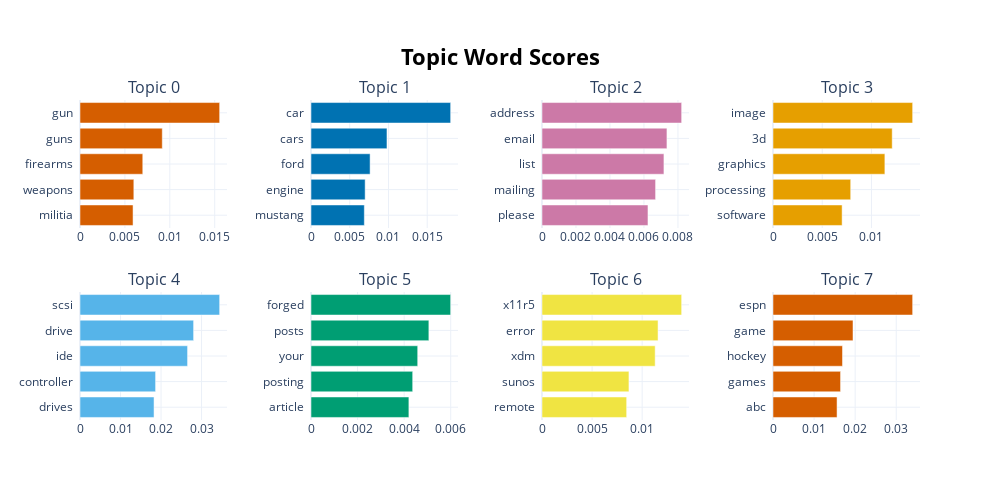

Notebook code for this chart:
### Code cell
%%time
topic_model.visualize_barchart()

### Figure 1 — Plotly figure (JSON) as saved in the notebook; plotly's stock layout.template omitted (floating-point values rounded to 4 significant figures)
{"data": [{"marker": {"color": "#D55E00"}, "orientation": "h", "type": "bar", "x": [0.005908, 0.005994, 0.006989, 0.009162, 0.01555], "xaxis": "x", "y": ["militia  ", "weapons  ", "firearms  ", "guns  ", "gun  "], "yaxis": "y"}, {"marker": {"color": "#0072B2"}, "orientation": "h", "type": "bar", "x": [0.006885, 0.006989, 0.007629, 0.009807, 0.01803], "xaxis": "x2", "y": ["mustang  ", "engine  ", "ford  ", "cars  ", "car  "], "yaxis": "y2"}, {"marker": {"color": "#CC79A7"}, "orientation": "h", "type": "bar", "x": [0.006235, 0.006683, 0.007175, 0.007351, 0.008217], "xaxis": "x3", "y": ["please  ", "mailing  ", "list  ", "email  ", "address  "], "yaxis": "y3"}, {"marker": {"color": "#E69F00"}, "orientation": "h", "type": "bar", "x": [0.007021, 0.007893, 0.01137, 0.01211, 0.01419], "xaxis": "x4", "y": ["software  ", "processing  ", "graphics  ", "3d  ", "image  "], "yaxis": "y4"}, {"marker": {"color": "#56B4E9"}, "orientation": "h", "type": "bar", "x": [0.01827, 0.01866, 0.02655, 0.02803, 0.03446], "xaxis": "x5", "y": ["drives  ", "controller  ", "ide  ", "drive  ", "scsi  "], "yaxis": "y5"}, {"marker": {"color": "#009E73"}, "orientation": "h", "type": "bar", "x": [0.004203, 0.004366, 0.004582, 0.005061, 0.005997], "xaxis": "x6", "y": ["article  ", "posting  ", "your  ", "posts  ", "forged  "], "yaxis": "y6"}, {"marker": {"color": "#F0E442"}, "orientation": "h", "type": "bar", "x": [0.008451, 0.008679, 0.0113, 0.01158, 0.01394], "xaxis": "x7", "y": ["remote  ", "sunos  ", "xdm  ", "error  ", "x11r5  "], "yaxis": "y7"}, {"marker": {"color": "#D55E00"}, "orientation": "h", "type": "bar", "x": [0.01559, 0.01645, 0.01692, 0.01948, 0.034], "xaxis": "x8", "y": ["abc  ", "games  ", "hockey  ", "game  ", "espn  "], "yaxis": "y8"}], "layout": {"annotations": [{"font": {"size": 16}, "showarrow": false, "text": "Topic 0", "x": 0.0875, "xanchor": "center", "xref": "paper", "y": 1, "yanchor": "bottom", "yref": "paper"}, {"font": {"size": 16}, "showarrow": false, "text": "Topic 1", "x": 0.3625, "xanchor": "center", "xref": "paper", "y": 1, "yanchor": "bottom", "yref": "paper"}, {"font": {"size": 16}, "showarrow": false, "text": "Topic 2", "x": 0.6375, "xanchor": "center", "xref": "paper", "y": 1, "yanchor": "bottom", "yref": "paper"}, {"font": {"size": 16}, "showarrow": false, "text": "Topic 3", "x": 0.9125, "xanchor": "center", "xref": "paper", "y": 1, "yanchor": "bottom", "yref": "paper"}, {"font": {"size": 16}, "showarrow": false, "text": "Topic 4", "x": 0.0875, "xanchor": "center", "xref": "paper", "y": 0.4, "yanchor": "bottom", "yref": "paper"}, {"font": {"size": 16}, "showarrow": false, "text": "Topic 5", "x": 0.3625, "xanchor": "center", "xref": "paper", "y": 0.4, "yanchor": "bottom", "yref": "paper"}, {"font": {"size": 16}, "showarrow": false, "text": "Topic 6", "x": 0.6375, "xanchor": "center", "xref": "paper", "y": 0.4, "yanchor": "bottom", "yref": "paper"}, {"font": {"size": 16}, "showarrow": false, "text": "Topic 7", "x": 0.9125, "xanchor": "center", "xref": "paper", "y": 0.4, "yanchor": "bottom", "yref": "paper"}], "height": 500, "hoverlabel": {"bgcolor": "white", "font": {"family": "Rockwell", "size": 16}}, "showlegend": false, "title": {"font": {"color": "Black", "size": 22}, "text": "<b>Topic Word Scores", "x": 0.5, "xanchor": "center", "yanchor": "top"}, "width": 1000, "xaxis": {"anchor": "y", "autorange": true, "domain": [0, 0.175], "range": [0, 0.01637], "showgrid": true, "type": "linear"}, "xaxis2": {"anchor": "y2", "autorange": true, "domain": [0.275, 0.45], "range": [0, 0.01897], "showgrid": true, "type": "linear"}, "xaxis3": {"anchor": "y3", "autorange": true, "domain": [0.55, 0.725], "range": [0, 0.00865], "showgrid": true, "type": "linear"}, "xaxis4": {"anchor": "y4", "autorange": true, "domain": [0.825, 1], "range": [0, 0.01493], "showgrid": true, "type": "linear"}, "xaxis5": {"anchor": "y5", "autorange": true, "domain": [0, 0.175], "range": [0, 0.03628], "showgrid": true, "type": "linear"}, "xaxis6": {"anchor": "y6", "autorange": true, "domain": [0.275, 0.45], "range": [0, 0.006312], "showgrid": true, "type": "linear"}, "xaxis7": {"anchor": "y7", "autorange": true, "domain": [0.55, 0.725], "range": [0, 0.01467], "showgrid": true, "type": "linear"}, "xaxis8": {"anchor": "y8", "autorange": true, "domain": [0.825, 1], "range": [0, 0.03579], "showgrid": true, "type": "linear"}, "yaxis": {"anchor": "x", "autorange": true, "domain": [0.6, 1], "range": [-0.5, 4.5], "showgrid": true, "type": "category"}, "yaxis2": {"anchor": "x2", "autorange": true, "domain": [0.6, 1], "range": [-0.5, 4.5], "showgrid": true, "type": "category"}, "yaxis3": {"anchor": "x3", "autorange": true, "domain": [0.6, 1], "range": [-0.5, 4.5], "showgrid": true, "type": "category"}, "yaxis4": {"anchor": "x4", "autorange": true, "domain": [0.6, 1], "range": [-0.5, 4.5], "showgrid": true, "type": "category"}, "yaxis5": {"anchor": "x5", "autorange": true, "domain": [0, 0.4], "range": [-0.5, 4.5], "showgrid": true, "type": "category"}, "yaxis6": {"anchor": "x6", "autorange": true, "domain": [0, 0.4], "range": [-0.5, 4.5], "showgrid": true, "type": "category"}, "yaxis7": {"anchor": "x7", "autorange": true, "domain": [0, 0.4], "range": [-0.5, 4.5], "showgrid": true, "type": "category"}, "yaxis8": {"anchor": "x8", "autorange": true, "domain": [0, 0.4], "range": [-0.5, 4.5], "showgrid": true, "type": "category"}}}
